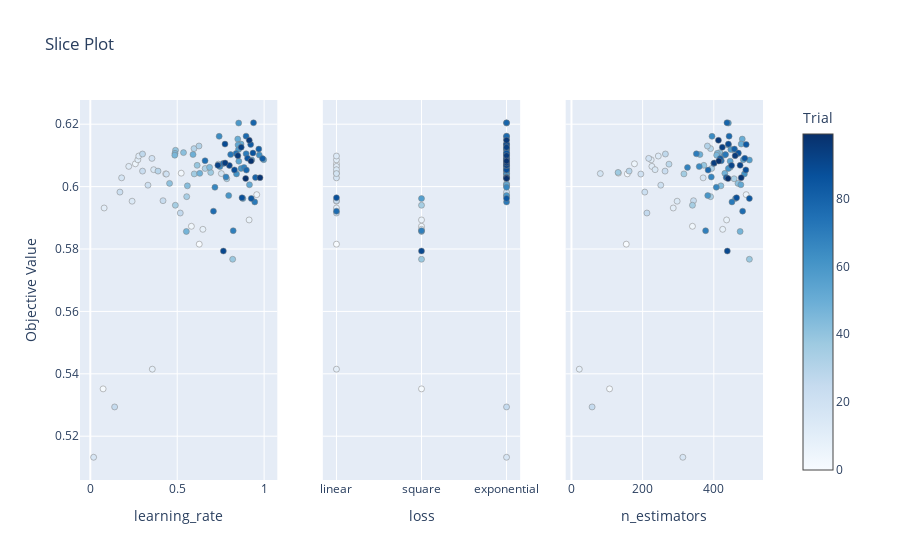

The code cell stored with this chart in its notebook:
### Code cell
optuna.visualization.plot_slice(study_ab)
